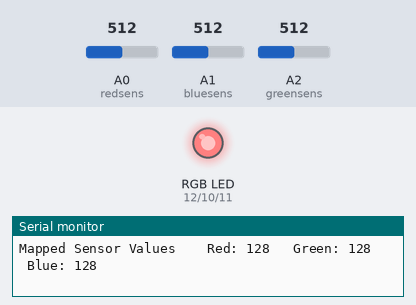
The sketch below on a simulated Arduino Uno, built with avr-gcc and run on an emulated ATmega328P. On the bench: an RGB LED mixed from three pins (HIGH = lit), the last lines printed to the serial monitor. The inputs (shaded band) are chosen by the test bench; at power-on: A1 (bluesens) = 512, A2 (greensens) = 512, A0 (redsens) = 512. Dim RGB values are drawn brighter than linear.

Above: at 1.8 s.
1.9 s: A1 (bluesens) set to 716
At 3.3 s:
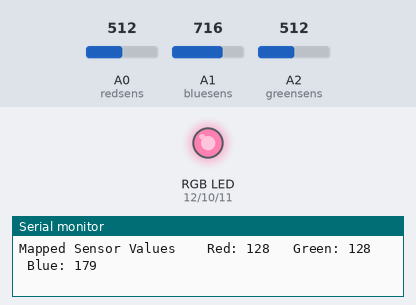
3.6 s: A2 (greensens) set to 716
At 5.4 s:
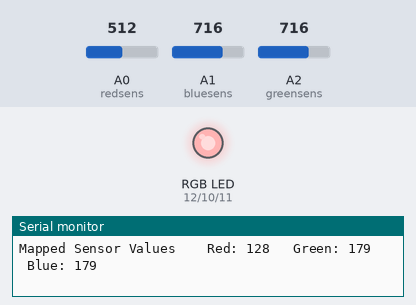
5.7 s: A0 (redsens) set to 504
At 7.5 s:
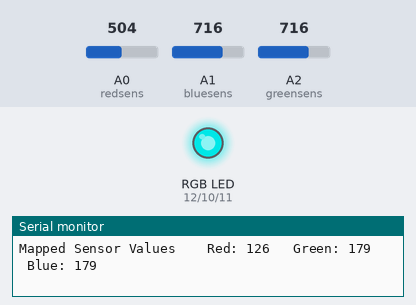
7.8 s: A1 (bluesens) set to 900
At 9.7 s:
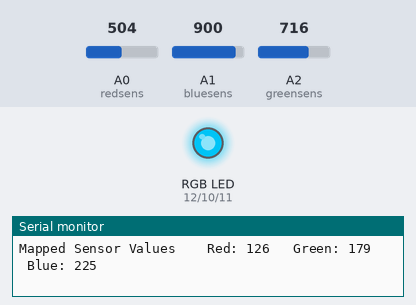
10.0 s: A2 (greensens) set to 900
At 11.7 s:
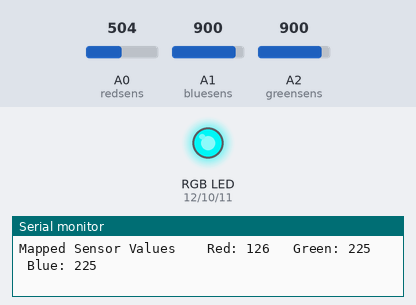
12.1 s: A0 (redsens) set to 716
At 13.8 s:
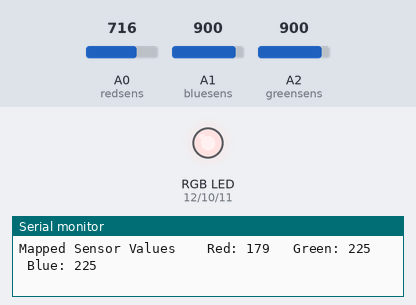
Timing chart, 0 to 15.2 s (numbered marks = the images above; inputs shaded):
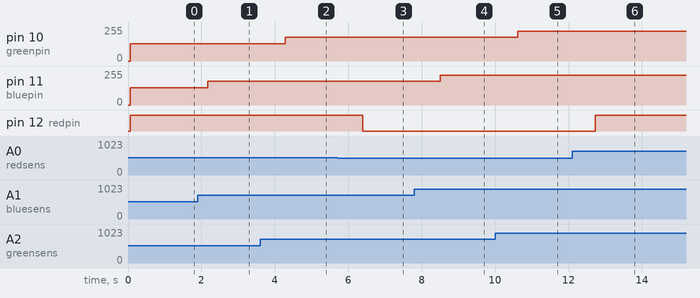

The sketch:

colormixinglamp.ino
```cpp
  /*
  This project uses phototransistors, with gels on top of it to only allow specific wavelength of light to be absorbed,
  in order to detect how much light there is in the room. While doing so, we use a common cathode RGB LED to display the color whose
  phototransistor is recieving the most light. This is the code that reads the phototranistor values, and writes the data to the RGB LED.
  */

  //Initalization of variables
  const int greenpin = 10;
  const int bluepin = 11;
  const int redpin = 12;

  const int redsens = A0;
  const int bluesens = A1;
  const int greensens = A2;

  int greenval = 0;
  int blueval = 0;
  int redval = 0;

  int redsensval = 0;
  int bluesensval = 0;
  int greensensval = 0;

//begin receiving analog data.
void setup() {

  Serial.begin(9600);
  pinMode(greenpin, OUTPUT);
  pinMode(bluepin, OUTPUT);
  pinMode(redpin, OUTPUT);

}

void loop() {
  //reads the inital value of the sensors
  redsensval = analogRead(redsens);
  delay(5);
  bluesensval= analogRead(bluesens);
  delay(5);
  greensensval = analogRead(greensens);

  //map values to a number that can be used by the LED
  greenval = greensensval / 4;
  redval = redsensval / 4;
  blueval = bluesensval / 4;

  //User display
  Serial.print("Raw Sensor Values \t Red: ");
  Serial.print(redsensval);
  Serial.print("\t Green: ");
  Serial.print(greensensval);
  Serial.print("\t Blue: ");
  Serial.println(bluesensval);

  Serial.print("Mapped Sensor Values \t Red: ");
  Serial.print(redval);
  Serial.print("\t Green: ");
  Serial.print(greenval);
  Serial.print("\t Blue: ");
  Serial.println(blueval);

  //writes the values to the LED
  analogWrite(greenpin, greenval);
  analogWrite(redpin, redval);
  analogWrite(bluepin, blueval);

  //allows for sustained color changes
  delay(1000);
}
```

Measured:
- the behaviour switches between 512 and 511 on A0 (redsens) (found by bisection; images 2 and 3)
- after the input at 1.9 s, pin 11 (bluepin): 128/255 → 179/255 after 0.27 s
- after the input at 3.6 s, pin 10 (greenpin): 128/255 → 179/255 after 0.68 s
- after the input at 5.7 s, pin 12 (redpin): HIGH → LOW after 0.69 s
- after the input at 7.8 s, pin 11 (bluepin): 179/255 → 225/255 after 0.71 s
- after the input at 10.0 s, pin 10 (greenpin): 179/255 → 225/255 after 0.62 s
- after the input at 12.1 s, pin 12 (redpin): LOW → HIGH after 0.63 s
